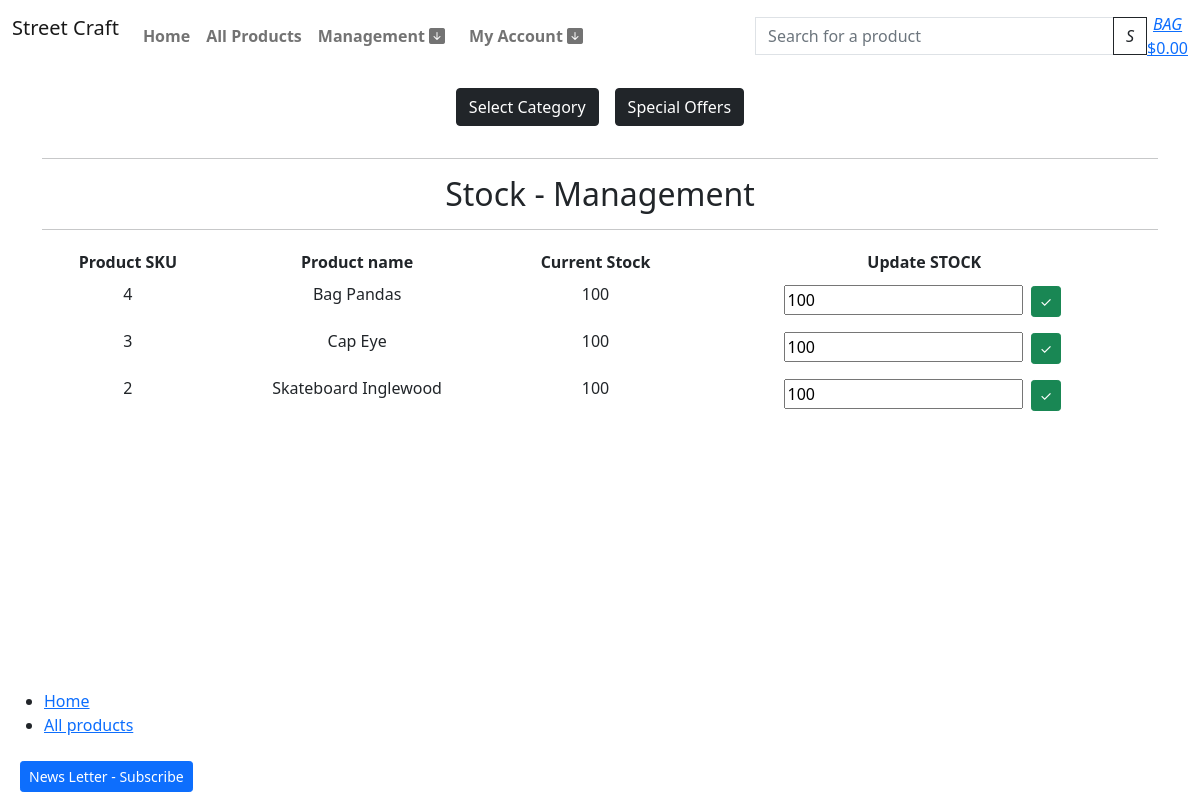
Page /management/stock-control/ (signed in) on the earlier database version.
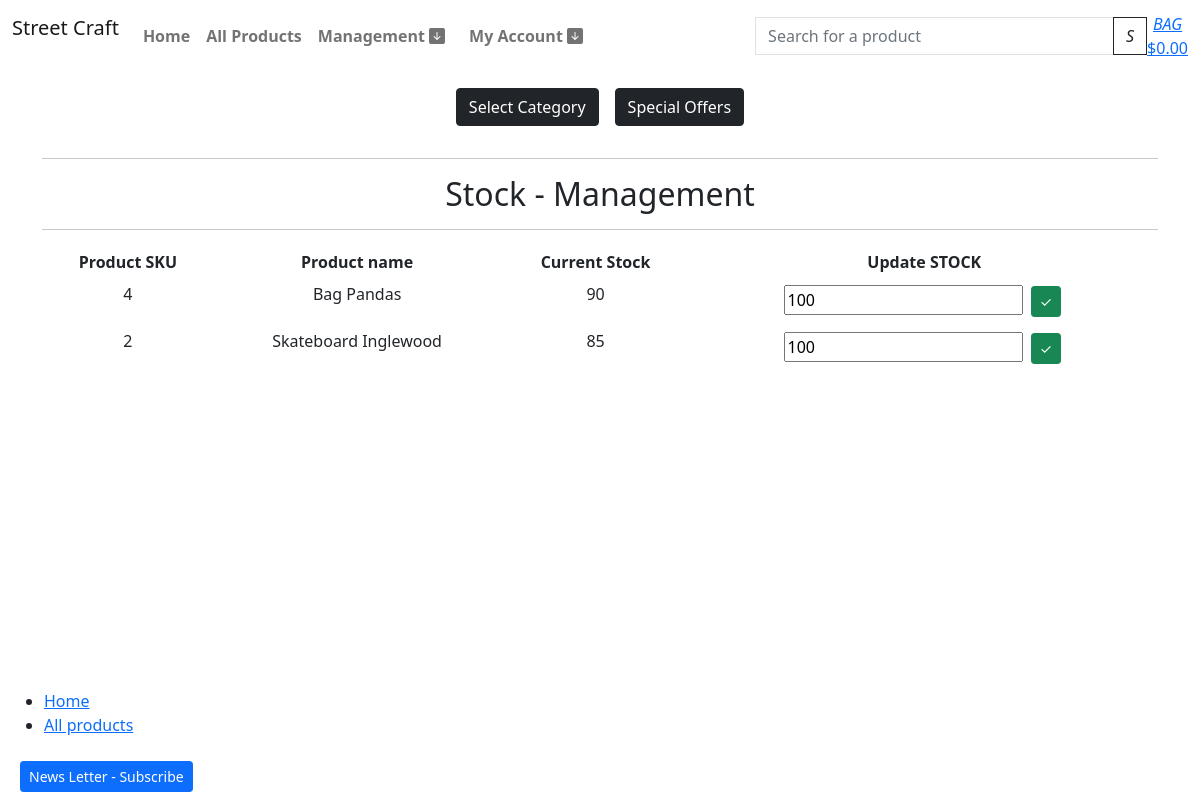
Same page on the later database version.
### products/models.py (models this page shows, shortened)
class Product(models.Model):
    sku = models.SmallAutoField(primary_key=True)
    name = models.CharField(max_length=150, unique=True)
    release_date = models.DateTimeField(auto_now_add=True)
    category = models.ForeignKey('Category', null=True, blank=True, on_delete=models.SET_NULL)
    quantity_available = models.IntegerField(default=100,
            validators=[
            MinValueValidator(0)
        ])
    description = models.TextField()
    price = models.DecimalField(max_digits=6, decimal_places=2)
    offer = models.ForeignKey(Offer, null=True, blank=True, on_delete=models.SET_NULL)
    product_image = models.ImageField(null=True, blank=True)
    product_image_url = models.URLField(max_length=1024, null=True, blank=True)
    slug = models.SlugField(max_length=254, null=True, blank=True, unique=True)
    class Meta:
        ordering = ['-release_date']

### management/views.py (the view)
# urls.py: path('stock-control/', views.stock_control, name='stock_control'),
@login_required
def stock_control(request):
    product_list = Product.objects.all()
    form = StockForm()
    if not request.user.is_superuser:
        messages.error(request, 'Sorry, only store owners can view this page.')
        return redirect(reverse('home'))
    context = {
        'product_list': product_list,
        'form': form,
    }
    return render(request, 'management/admin_stock.html', context)

### management/forms.py
class StockForm(forms.ModelForm):
    class Meta:
        model = Product
        fields = [
            'quantity_available'
        ]

### shopbag/contexts.py (called while the page is built, shortened)
def bag_contents(request):
    bag_items = []
    total = 0
    product_count = 0
    bag = request.session.get('bag', {})
    if total < settings.FREE_DELIVERY_THRESHOLD:
        delivery = total * Decimal(settings.STANDARD_DELIVERY_PERCENTAGE / 100)
        free_delivery_delta = settings.FREE_DELIVERY_THRESHOLD - total
    else:
        delivery = 0
        free_delivery_delta = 0
    grand_total = delivery + total
    context = {
        'bag_items': bag_items,
        'total': total,
        'product_count': product_count,
        'delivery': delivery,
        'free_delivery_delta': free_delivery_delta,
        'free_delivery_threshold': settings.FREE_DELIVERY_THRESHOLD,
        'grand_total': grand_total,
    }
    return context

### templates/management/admin_stock.html (shortened to what this page needs)
{% extends "base.html" %}
{% load i18n %}
{% block content %}
<div class="container text-center">
    <hr>
    <h2 class="m-2">Stock - Management</h2>
    <hr>
</div>
{% load account %}
<div class="container text-center">
    <div class="row">
        <div class="col table-responsive">
            <table class="table table-sm table-borderless">
                <thead>
                    <tr>
                        <th>Product SKU</th>
                        <th>Product name</th>
                        <th>Current Stock</th>
                        <th>Update STOCK</th>
                    </tr>
                </thead>
                <tbody>
                    {% for product in product_list %}
                        <tr>
                            <td>{{ product.sku }}</td>
                            <td>{{ product.name }}</td>
                            <td>{{ product.quantity_available }}</td>
                            <td>
                                <form method="POST" action="{% url 'update_stock' product.slug %}">
                                    {% for field in form %}
                                        {{ field }}
                                    {% endfor %}
                                    <input class="btn btn-sm btn-success m-1" type="submit" value="&#x2713">
                                </form>
                            </td>
                        </tr>
                    {% endfor %}
                </tbody>
            </table>
        </div>
    </div>
</div>
{%endblock%}

Differences in the rows shown:
removed Product: sku "3", name "Cap Eye", quantity_available "100", form "100"
changed Product "Bag Pandas": quantity_available "100" → "90"
changed Product "Skateboard Inglewood": quantity_available "100" → "85"
